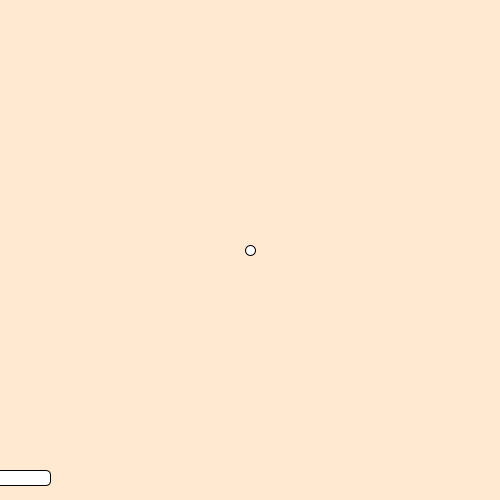
Frame 1 (no input)
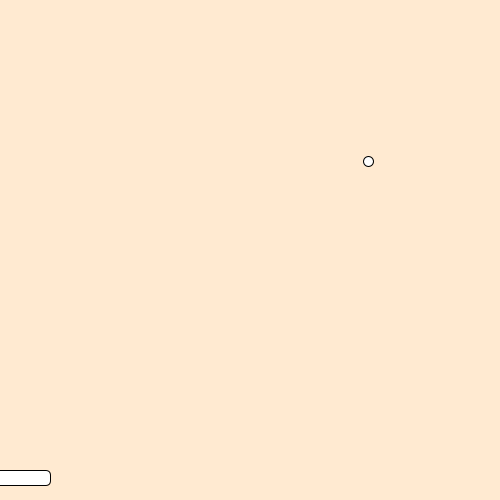
Frame 60 (the mouse pressed at the canvas centre just before this capture)
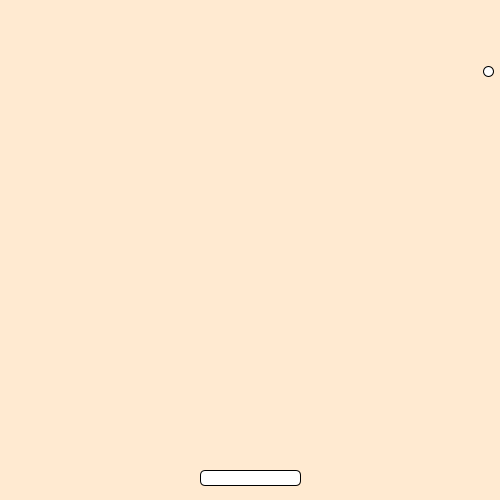
Frame 120 (the mouse held since frame 60 and released just before this capture)

The Processing sketch that drew these frames (run headless with seeded random() and noise(); from frame 60 on, the mouse is pressed at the canvas centre):

// Processing sketch: week04_bouseball
// ── week04_bouseball.pde
void setup(){
 size(500,500);
}
float x=250,y=250;
float vx=2.0,vy=-1.5;
float boardx,boardy=470,boardW=100,boardH=15;
int score=0;
void draw(){
 background(#FFEAD1);
 boardx=mouseX- boardW/2; //使滑鼠
 rect( boardx ,boardy,boardW,boardH,5);
 ellipse(x ,y ,10, 10); //橢圓
 //rect( 200,15 , 100 ,20,3); //上方動態島
 x=x+vx;
 y=y+vy;
 if(x >500 || x<0 ) vx=-vx;
 if(y < 0 ) vy=-vy;
 if( ( y>boardy && y<boardy+30 ) && ( x>boardx && x<boardx+boardW)) {
   ///當球到470的位置而且要在邊框內，並且在板子X~ X+100內就反彈。
   vy=-vy;
   vx += (mouseX- pmouseX)/2; //加上滑鼠的移動數度
 }
 if(mousePressed && mouseButton==LEFT) boardW *= 1.01; ///按並是左鍵
 if(mousePressed && mouseButton==RIGHT) boardW *= 0.99;///按並是右鍵

} 
